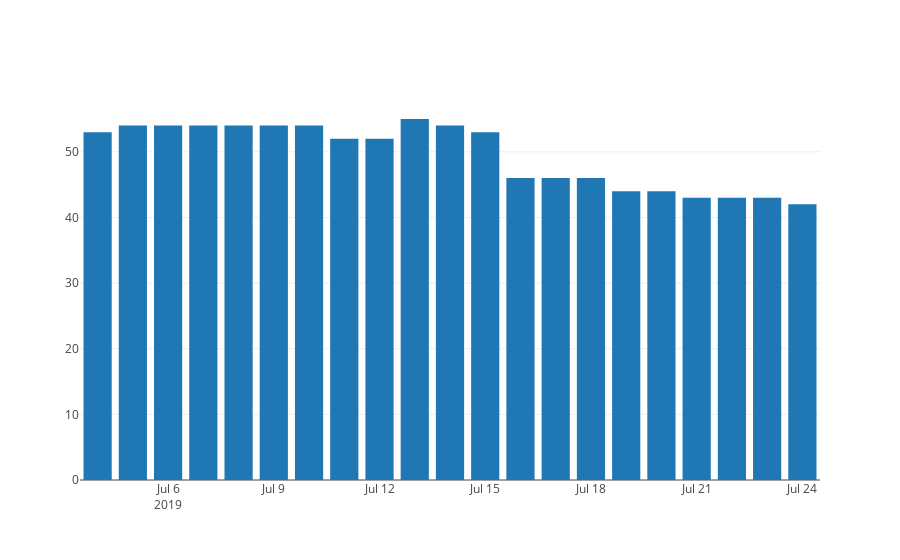

Notebook code cell kept with this figure:
### Code cell
iplot([go.Bar(x=df_trove.date, y=df_trove.index)])

### Figure 1 — Plotly figure (JSON) as saved in the notebook; plotly's stock layout.template omitted (floating-point values rounded to 4 significant figures)
{"data": [{"type": "bar", "uid": "4ed84ccf-9a24-4fa3-aeae-32dbea28c586", "x": ["2019-07-04", "2019-07-05", "2019-07-06", "2019-07-07", "2019-07-08", "2019-07-09", "2019-07-10", "2019-07-11", "2019-07-12", "2019-07-13", "2019-07-14", "2019-07-15", "2019-07-16", "2019-07-17", "2019-07-18", "2019-07-19", "2019-07-20", "2019-07-21", "2019-07-22", "2019-07-23", "2019-07-24"], "y": [53, 54, 54, 54, 54, 54, 54, 52, 52, 55, 54, 53, 46, 46, 46, 44, 44, 43, 43, 43, 42]}], "layout": {}}
